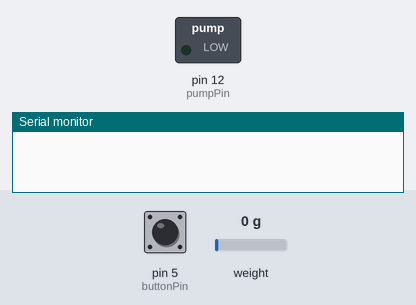
Bench run of a sketch on a simulated Arduino Uno, built with avr-gcc and run on an emulated ATmega328P. Shown: switched loads named in the sketch (green lamp = pin HIGH), the last lines printed to the serial monitor. The test bench sets the inputs (shaded band); at power-on: pin 5 (buttonPin) LOW, weight on the scale 0 g.

Above: at 2.2 s.
2.3 s: pin 5 (buttonPin) pulled HIGH for 1 s
At 4.2 s:
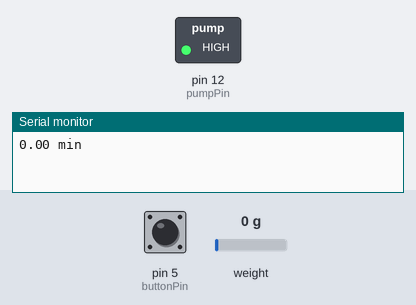
4.8 s: pin 5 (buttonPin) pulled HIGH for 0.15 s
At 5.3 s:
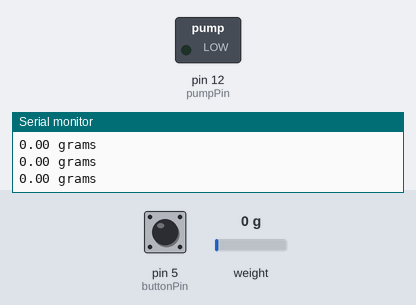
Timing chart, 0 to 7.8 s (numbered marks = the images above; inputs shaded):
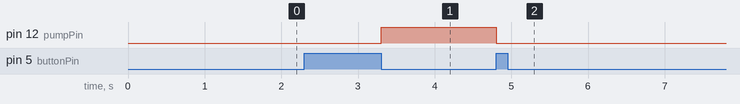

Measured:
- after the input at 2.3 s, pin 12 (pumpPin): LOW → HIGH after 1.0 s
- after the input at 4.8 s, pin 12 (pumpPin): HIGH → LOW at once

The sketch:

drink-thing.ino
```cpp
#include "HX711.h"

HX711 scale;

const int buttonPin = 5;
const int pumpPin = 12;
const int loadcellDout = 3;
const int loadcellSck = 2;

float calibrationFactor = 461;  //load cell calibration factor

int buttonState = 0;     // current state of the button
int lastButtonState = 0; // previous state of the button
int startPressed = 0;    // the moment the button was pressed
int endPressed = 0;      // the moment the button was released
int holdTime = 0;        // how long the button was hold
int pumpState = 0;     // pump state (on/off)
int hasMeasured = 0;

float currWeight = 0;
float minWeight;
float maxWeight;

void setup()
{
  pinMode(buttonPin, INPUT); // initialize the button and pump
  pinMode(pumpPin, OUTPUT);

  Serial.begin(9600);        // initialize serial communication

  scale.begin(loadcellDout, loadcellSck);

  scale.set_scale();
  scale.tare();  //Reset the scale to 0
}

void loop()
{
  scale.set_scale(calibrationFactor);

  buttonState = digitalRead(buttonPin); // read the button input

  if (buttonState != lastButtonState)
  {
     updateButton(); // button state changed. See function for more info
  }

  lastButtonState = buttonState;        // save state for next loop

  if(hasMeasured == 2)
  {
      currWeight = scale.get_units();
      if(currWeight < 0)
      {
        currWeight = 0;
      }
      Serial.print(currWeight);
      Serial.println(" grams");

     if(currWeight >= maxWeight)
     {
       digitalWrite(pumpPin, LOW);
       pumpState = 0;
     }
     else if(currWeight < minWeight)
     {
       digitalWrite(pumpPin, LOW);
       pumpState = 0;
     }
     else if(currWeight >= minWeight && currWeight > 0 && currWeight < maxWeight)
     {
         digitalWrite(pumpPin, HIGH);
         pumpState = 1;
     }
  }
}

void updateButton()
{
  // the button has been just pressed
  if (buttonState == HIGH && lastButtonState == LOW)
  {
      startPressed = millis();

      if(pumpState == 1 && hasMeasured == 1)
      {
         digitalWrite(pumpPin, LOW);
         pumpState = 0;
         maxWeight = scale.get_units();
         if(maxWeight > 0) {maxWeight -= 2;}
         hasMeasured = 2;
         Serial.print(maxWeight);
         Serial.println(" max");
      }
  }
  else if(buttonState == LOW)
  {
      endPressed = millis();
      holdTime = endPressed - startPressed;

      if (holdTime >= 200 && holdTime < 3000)
      {
        if(pumpState == 0 && hasMeasured == 0)
        {
            digitalWrite(pumpPin, HIGH);
            pumpState = 1;
            minWeight = scale.get_units();
            minWeight -= 25;
            if(minWeight < 0) {minWeight = 0;}
            hasMeasured = 1;
            Serial.print(minWeight);
            Serial.println(" min");
        }
      }

      if (holdTime >= 3000)
      {
          minWeight = 0;
          maxWeight = 0;
          digitalWrite(pumpPin, LOW);
          pumpState = 0;
          hasMeasured = 0;
      }
  }
}
```
